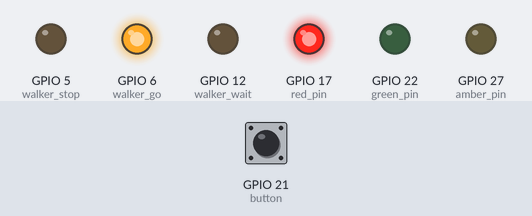
A program run on a simulated Raspberry Pi (BCM pin numbers). Shown: output pins drawn as LEDs (lit = HIGH). Inputs (shaded band) come from the test bench; at power-on: GPIO 21 (button) HIGH. At 2.5 s the program stops and its outputs stay as they are.

Above: at 1.2 s.
1.3 s: GPIO 21 (button) pulled LOW for 0.45 s
At 2.0 s:
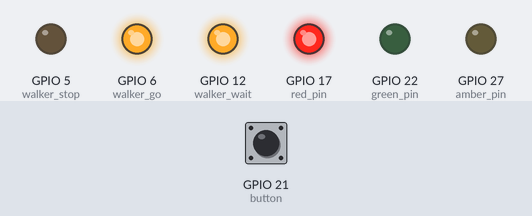
At 3.7 s:
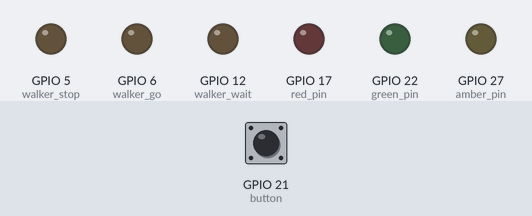
Timing chart, 0 to 4.0 s (numbered marks = the images above; inputs shaded):
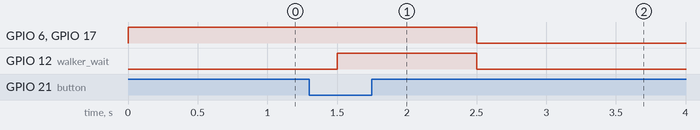

Measured:
- after the input at 1.3 s, GPIO 6 (walker_go): HIGH → LOW after 1.2 s instead of 1.7 s; GPIO 12 (walker_wait): LOW → HIGH after 0.20 s, → LOW 1.0 s later; GPIO 17 (red_pin): HIGH → LOW after 1.2 s

The program:

puffin.py
```python
#!/usr/bin/env python3

from gpiozero import LED, Button
import time

# Set up pins for output

red_pin	    = LED(17)
amber_pin   = LED(27)
green_pin   = LED(22)

walker_stop = LED(5)
walker_go   = LED(6)

walker_wait = LED(12)

# Set up pedestrian request button for input

button      = Button(21)

def check_button(seconds = 5):
    for i in range(4 * seconds):
        if button.is_pressed:
            walker_wait.on()    # Show that button was pressed
            time.sleep(1)
            return True

        time.sleep(0.25)

    return False

# Cars to stop on Red, pedestrians to go, with the wait light out.
def stop():
    amber_pin.off()
    red_pin.on()

    walker_wait.off()
    walker_stop.off()
    walker_go.on()

# Turn out the pedestrian go light, so they shouldn't start to cross
def walker_dont_start():
    walker_go.off()

# Turn on the Amber to signify that Green is coming, tell pedestrians to stop
def ready():
    walker_stop.on()
    amber_pin.on()
    time.sleep(1)

# Cars go with Green, pedestrian stop light already on.
def go():
    red_pin.off()
    amber_pin.off()
    green_pin.on()

# Tell cars that Red is next
def prepare_to_stop():
    green_pin.off()
    amber_pin.on()
    time.sleep(1)

while True:
    stop()

    if check_button(3):
        break

    walker_dont_start()
    time.sleep(2)

    ready()

    go()
    check_button()

    prepare_to_stop()
```
